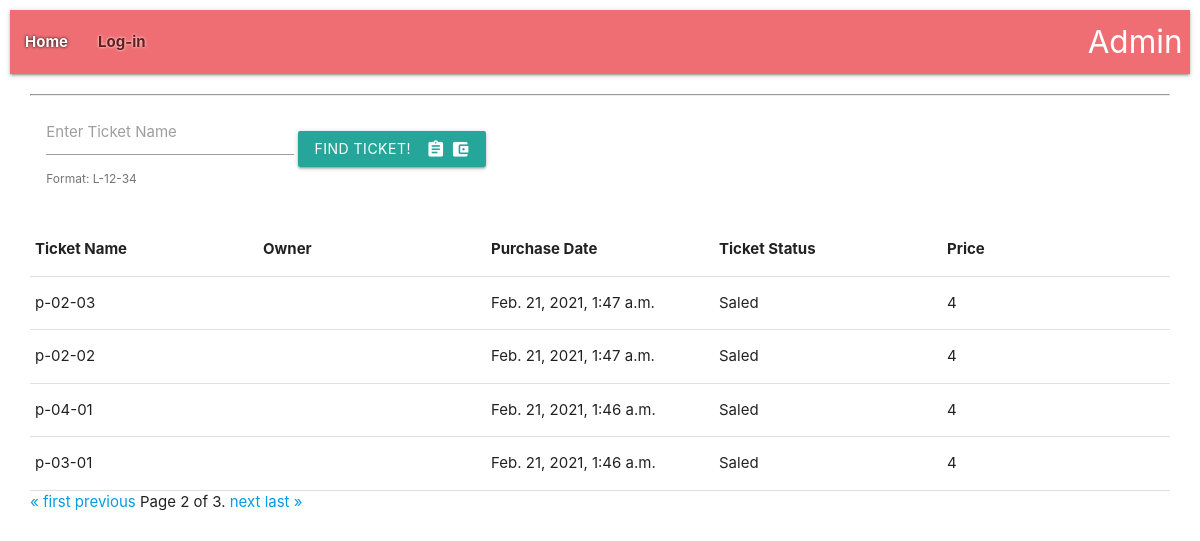
The page /orders/?page=2&name= on the database its author committed.
### tickets/models.py (models this page shows, shortened)
class Order(models.Model):
    ticket = models.OneToOneField(
        to='Ticket', on_delete=models.CASCADE,
        related_name='orders'
    )
    t_price = models.IntegerField()
    sale_date = models.DateTimeField(verbose_name="Sale time", auto_now_add=True)
    user = models.ForeignKey(to='user.User', on_delete=models.PROTECT, related_name='orders')

class Ticket(models.Model):
    name = models.CharField(max_length=24, verbose_name='Name')
    start_time = models.DateTimeField(verbose_name='Start time', default=datetime(2021, 2, 3))
    end_time = models.DateTimeField(verbose_name="End time", default=datetime(2021, 2, 4))
    code = models.IntegerField(unique=True)
    price = models.IntegerField(default=12)
    class StatusType(TextChoices):
        FREE = 'Free', _("Free")
        SALED = 'Saled', _("Saled")
    status = models.CharField(max_length=5, choices=StatusType.choices, default=StatusType.FREE)
    def __str__(self):
        return self.name

### tickets/views.py (the view)
# urls.py: path('orders/', order, name='order'),
def order(request: WSGIRequest):
    order_q = Q()
    q1 = request.GET.get('name')
    if q1:
        order_q &= Q(ticket__name__icontains=q1)
    order_list = Order.objects.filter(order_q).order_by('-pk')
    paginator = Paginator(order_list, 4)  # Show 12 contacts per page.
    page_number = request.GET.get('page')
    page_obj = paginator.get_page(page_number)
    context = {
        'page_obj': page_obj,
    }
    return render(request=request, template_name='tickets/orders.html', context=context)

### templates/tickets/orders.html (shortened to what this page needs)
{% extends 'base.html' %}
{% block content %}
<div style="padding:0 20px">
    <div class="row">
        <form class="col s12 m5 l5" action="." method="get">
            <div class="row">
                <div class="col s12">
                    <div class="input-field inline">
                        <input id="search_ticket" type="text" name="name" value="{{ request.GET.name }}">
                        <label for="search_ticket">Enter Ticket Name</label>
                        <span class="helper-text" data-error="wrong" data-success="right">Format: L-12-34</span>
                    </div>
                    <button class="btn waves-effect waves-light" type="submit" name="action">Find Ticket!
                        <i class="material-icons right">assignment account_balance_wallet</i>
                    </button>
                </div>
            </div>
        </form>
        <hr>
        <table>
            <thead>
            <tr>
                <th style="width: 20%">Ticket Name</th>
                <th style="width: 20%">Owner</th>
                <th style="width: 20%">Purchase Date</th>
                <th style="width: 20%">Ticket Status</th>
                <th style="width: 20%">Price</th>
            </tr>
            </thead>
        </table>
        {% for ticket in page_obj %}
        <table>
            <tbody>
            <tr>
                <td style="width: 20%">{{ ticket.ticket }}</td>
                <td style="width: 20%">{{ ticket.ticket.user }}</td>
                <td style="width: 20%">{{ ticket.sale_date }}</td>
                <td style="width: 20%">{{ ticket.ticket.status }}</td>
                <td style="width: 20%">{{ ticket.t_price }}</td>
            </tr>
            </tbody>
        </table>
        {% endfor %}
        <div class="pagination">
    <span class="step-links">
        {% if page_obj.has_previous %}
            <a href="?page=1&name={{ request.GET.name }}">&laquo; first</a>
            <a href="?page={{ page_obj.previous_page_number }}&name={{ request.GET.name }}">previous</a>
        {% endif %}
        <span class="current">
            Page {{ page_obj.number }} of {{ page_obj.paginator.num_pages }}.
        </span>
        {% if page_obj.has_next %}
            <a href="?page={{ page_obj.next_page_number }}&name={{ request.GET.name }}">next</a>
            <a href="?page={{ page_obj.paginator.num_pages }}&name={{ request.GET.name }}">last &raquo;</a>
        {% endif %}
    </span>
        </div>
    </div>
</div>
{% endblock %}

### rows shown on the page
Order: ticket "p-02-03", sale_date "Feb. 21, 2021, 1:47 a.m.", ticket.status "Saled", t_price "4"
Order: ticket "p-02-02", sale_date "Feb. 21, 2021, 1:47 a.m.", ticket.status "Saled", t_price "4"
Order: ticket "p-04-01", sale_date "Feb. 21, 2021, 1:46 a.m.", ticket.status "Saled", t_price "4"
Order: ticket "p-03-01", sale_date "Feb. 21, 2021, 1:46 a.m.", ticket.status "Saled", t_price "4"

### other values the page prints
{{ page_obj.number }} "2"
{{ page_obj.paginator.num_pages }} "3"
